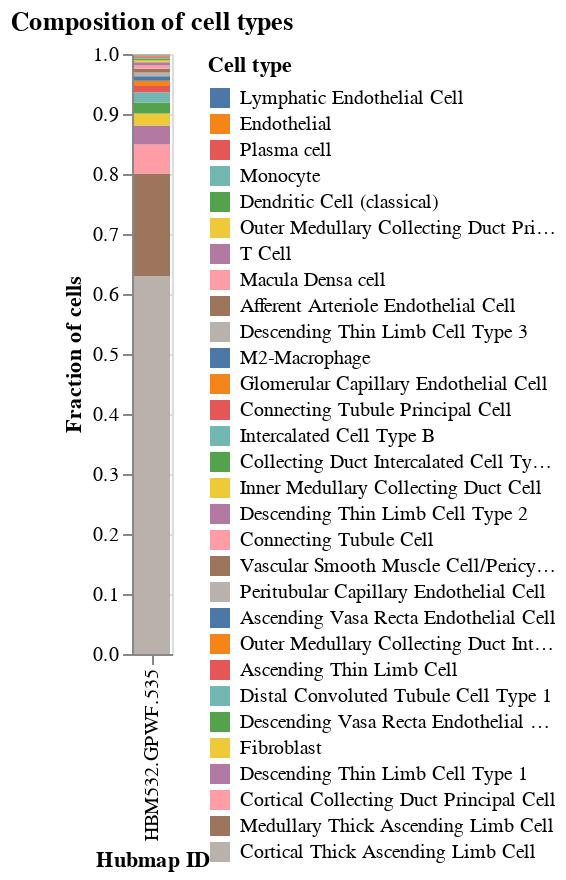

The notebook cell saved with this chart:
### Markdown cell above
We can display the composition of cell types in various ways:

### Code cell
#TODO: retrieve colours UMAP, use same colours

g1 = alt.Chart(df_adata_comb_one).mark_bar().encode(
    x = alt.X('sample_id:O', axis = alt.Axis(title = 'HuBMAP ID')),
    y = alt.Y('cell_fraction:Q', axis = alt.Axis(title ='Fraction of cells'), scale=alt.Scale(domain=[0, 1])),
    color = alt.Color('cell_type_label:N', sort = 'y', legend = alt.Legend(title="Cell type")),
    order = alt.Order('cell_fraction', sort = 'descending'),
    tooltip=['cell_type_CLID', 'cell_type_label', 'cell_fraction']
).properties(
    title = "Composition of cell types"
)

g1

### Figure 1 — Vega-Lite specification as saved in the notebook (floating-point values rounded to 4 significant figures)
{"config": {"view": {"continuousWidth": 400, "continuousHeight": 300}}, "data": {"name": "data-b1f88281f68b99bc0af8661e99d1c41a"}, "mark": "bar", "encoding": {"color": {"field": "cell_type_label", "legend": {"title": "Cell type"}, "sort": "y", "type": "nominal"}, "order": {"field": "cell_fraction", "sort": "descending", "type": "quantitative"}, "tooltip": [{"field": "cell_type_CLID", "type": "nominal"}, {"field": "cell_type_label", "type": "nominal"}, {"field": "cell_fraction", "type": "quantitative"}], "x": {"axis": {"title": "Hubmap ID"}, "field": "sample_id", "type": "ordinal"}, "y": {"axis": {"title": "Fraction of cells"}, "field": "cell_fraction", "scale": {"domain": [0, 1]}, "type": "quantitative"}}, "title": "Composition of cell types", "$schema": "https://vega.github.io/schema/vega-lite/v4.17.0.json", "datasets": {"data-b1f88281f68b99bc0af8661e99d1c41a": [{"cell_type_label": "Cortical Thick Ascending Limb Cell", "cell_count": 10642, "cell_type_CLID": "unknown", "sample_id": "HBM532.GPWF.535", "sample_n_cat": 30, "sample_count": 16887, "cell_fraction": 0.6302}, {"cell_type_label": "Medullary Thick Ascending Limb Cell", "cell_count": 2884, "cell_type_CLID": "unknown", "sample_id": "HBM532.GPWF.535", "sample_n_cat": 30, "sample_count": 16887, "cell_fraction": 0.1708}, {"cell_type_label": "Cortical Collecting Duct Principal Cell", "cell_count": 813, "cell_type_CLID": "unknown", "sample_id": "HBM532.GPWF.535", "sample_n_cat": 30, "sample_count": 16887, "cell_fraction": 0.04814}, {"cell_type_label": "Descending Thin Limb Cell Type 1", "cell_count": 537, "cell_type_CLID": "unknown", "sample_id": "HBM532.GPWF.535", "sample_n_cat": 30, "sample_count": 16887, "cell_fraction": 0.0318}, {"cell_type_label": "Fibroblast", "cell_count": 333, "cell_type_CLID": "unknown", "sample_id": "HBM532.GPWF.535", "sample_n_cat": 30, "sample_count": 16887, "cell_fraction": 0.01972}, {"cell_type_label": "Descending Vasa Recta Endothelial Cell", "cell_count": 313, "cell_type_CLID": "unknown", "sample_id": "HBM532.GPWF.535", "sample_n_cat": 30, "sample_count": 16887, "cell_fraction": 0.01853}, {"cell_type_label": "Distal Convoluted Tubule Cell Type 1", "cell_count": 288, "cell_type_CLID": "unknown", "sample_id": "HBM532.GPWF.535", "sample_n_cat": 30, "sample_count": 16887, "cell_fraction": 0.01705}, {"cell_type_label": "Ascending Thin Limb Cell", "cell_count": 175, "cell_type_CLID": "unknown", "sample_id": "HBM532.GPWF.535", "sample_n_cat": 30, "sample_count": 16887, "cell_fraction": 0.01036}, {"cell_type_label": "Outer Medullary Collecting Duct Intercalated Cell Type A", "cell_count": 149, "cell_type_CLID": "unknown", "sample_id": "HBM532.GPWF.535", "sample_n_cat": 30, "sample_count": 16887, "cell_fraction": 0.008823}, {"cell_type_label": "Ascending Vasa Recta Endothelial Cell", "cell_count": 130, "cell_type_CLID": "unknown", "sample_id": "HBM532.GPWF.535", "sample_n_cat": 30, "sample_count": 16887, "cell_fraction": 0.007698}, {"cell_type_label": "Peritubular Capillary Endothelial Cell", "cell_count": 104, "cell_type_CLID": "unknown", "sample_id": "HBM532.GPWF.535", "sample_n_cat": 30, "sample_count": 16887, "cell_fraction": 0.006159}, {"cell_type_label": "Vascular Smooth Muscle Cell/Pericyte (general)", "cell_count": 102, "cell_type_CLID": "unknown", "sample_id": "HBM532.GPWF.535", "sample_n_cat": 30, "sample_count": 16887, "cell_fraction": 0.00604}, {"cell_type_label": "Connecting Tubule Cell", "cell_count": 95, "cell_type_CLID": "unknown", "sample_id": "HBM532.GPWF.535", "sample_n_cat": 30, "sample_count": 16887, "cell_fraction": 0.005626}, {"cell_type_label": "Descending Thin Limb Cell Type 2", "cell_count": 91, "cell_type_CLID": "unknown", "sample_id": "HBM532.GPWF.535", "sample_n_cat": 30, "sample_count": 16887, "cell_fraction": 0.005389}, {"cell_type_label": "Inner Medullary Collecting Duct Cell", "cell_count": 52, "cell_type_CLID": "unknown", "sample_id": "HBM532.GPWF.535", "sample_n_cat": 30, "sample_count": 16887, "cell_fraction": 0.003079}, {"cell_type_label": "Collecting Duct Intercalated Cell Type A", "cell_count": 44, "cell_type_CLID": "unknown", "sample_id": "HBM532.GPWF.535", "sample_n_cat": 30, "sample_count": 16887, "cell_fraction": 0.002606}, {"cell_type_label": "Intercalated Cell Type B", "cell_count": 32, "cell_type_CLID": "unknown", "sample_id": "HBM532.GPWF.535", "sample_n_cat": 30, "sample_count": 16887, "cell_fraction": 0.001895}, {"cell_type_label": "Connecting Tubule Principal Cell", "cell_count": 21, "cell_type_CLID": "unknown", "sample_id": "HBM532.GPWF.535", "sample_n_cat": 30, "sample_count": 16887, "cell_fraction": 0.001244}, {"cell_type_label": "Glomerular Capillary Endothelial Cell", "cell_count": 20, "cell_type_CLID": "unknown", "sample_id": "HBM532.GPWF.535", "sample_n_cat": 30, "sample_count": 16887, "cell_fraction": 0.001184}, {"cell_type_label": "M2-Macrophage", "cell_count": 17, "cell_type_CLID": "unknown", "sample_id": "HBM532.GPWF.535", "sample_n_cat": 30, "sample_count": 16887, "cell_fraction": 0.001007}, {"cell_type_label": "Descending Thin Limb Cell Type 3", "cell_count": 15, "cell_type_CLID": "unknown", "sample_id": "HBM532.GPWF.535", "sample_n_cat": 30, "sample_count": 16887, "cell_fraction": 0.0008883}, {"cell_type_label": "Afferent Arteriole Endothelial Cell", "cell_count": 12, "cell_type_CLID": "unknown", "sample_id": "HBM532.GPWF.535", "sample_n_cat": 30, "sample_count": 16887, "cell_fraction": 0.0007106}, {"cell_type_label": "Macula Densa cell", "cell_count": 5, "cell_type_CLID": "unknown", "sample_id": "HBM532.GPWF.535", "sample_n_cat": 30, "sample_count": 16887, "cell_fraction": 0.0002961}, {"cell_type_label": "Outer Medullary Collecting Duct Principal Cell", "cell_count": 3, "cell_type_CLID": "unknown", "sample_id": "HBM532.GPWF.535", "sample_n_cat": 30, "sample_count": 16887, "cell_fraction": 0.0001777}, {"cell_type_label": "T Cell", "cell_count": 3, "cell_type_CLID": "unknown", "sample_id": "HBM532.GPWF.535", "sample_n_cat": 30, "sample_count": 16887, "cell_fraction": 0.0001777}, {"cell_type_label": "Monocyte", "cell_count": 2, "cell_type_CLID": "unknown", "sample_id": "HBM532.GPWF.535", "sample_n_cat": 30, "sample_count": 16887, "cell_fraction": 0.0001184}, {"cell_type_label": "Dendritic Cell (classical)", "cell_count": 2, "cell_type_CLID": "unknown", "sample_id": "HBM532.GPWF.535", "sample_n_cat": 30, "sample_count": 16887, "cell_fraction": 0.0001184}, {"cell_type_label": "Lymphatic Endothelial Cell", "cell_count": 1, "cell_type_CLID": "unknown", "sample_id": "HBM532.GPWF.535", "sample_n_cat": 30, "sample_count": 16887, "cell_fraction": 5.922e-05}, {"cell_type_label": "Endothelial", "cell_count": 1, "cell_type_CLID": "unknown", "sample_id": "HBM532.GPWF.535", "sample_n_cat": 30, "sample_count": 16887, "cell_fraction": 5.922e-05}, {"cell_type_label": "Plasma cell", "cell_count": 1, "cell_type_CLID": "unknown", "sample_id": "HBM532.GPWF.535", "sample_n_cat": 30, "sample_count": 16887, "cell_fraction": 5.922e-05}]}}
